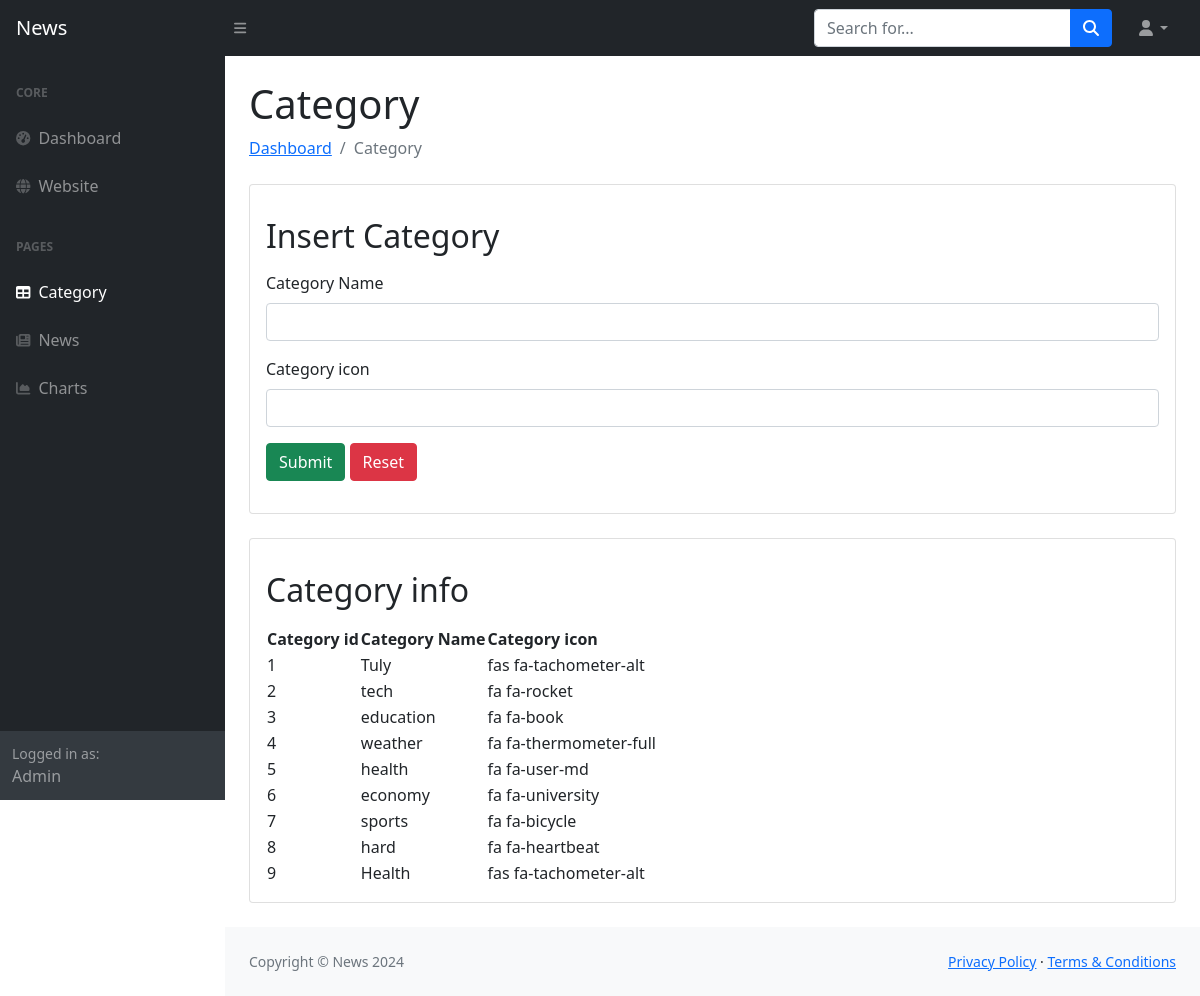
Screenshot of /admin/category.php with the database file from the repository.
### tables this page shows
CREATE TABLE `category` (
  `id` int NOT NULL,
  `name` varchar(255) NOT NULL,
  `icon` varchar(255) NOT NULL
);

### admin/category.php (the view, shortened to what this page needs)
<?php
    include '../lib/connection.php';
    $select_sql = "SELECT * FROM category";
    $s_sql = $conn->query($select_sql);
?>
<!DOCTYPE html>
<html lang="en">
    <head>
        <link href="https://cdn.jsdelivr.net/npm/simple-datatables@latest/dist/style.css" rel="stylesheet" />
        <link href="css/styles.css" rel="stylesheet" />
    </head>
    <body class="sb-nav-fixed">
        <nav class="sb-topnav navbar navbar-expand navbar-dark bg-dark">
            <a class="navbar-brand ps-3" href="admin.php">News</a>
            <button class="btn btn-link btn-sm order-1 order-lg-0 me-4 me-lg-0" id="sidebarToggle" href="#!"><i class="fas fa-bars"></i></button>
            <form class="d-none d-md-inline-block form-inline ms-auto me-0 me-md-3 my-2 my-md-0">
                <div class="input-group">
                    <input class="form-control" type="text" placeholder="Search for..." aria-label="Search for..." aria-describedby="btnNavbarSearch" />
                    <button class="btn btn-primary" id="btnNavbarSearch" type="button"><i class="fas fa-search"></i></button>
                </div>
            </form>
            <ul class="navbar-nav ms-auto ms-md-0 me-3 me-lg-4">
                <li class="nav-item dropdown">
                    <a class="nav-link dropdown-toggle" id="navbarDropdown" href="#" role="button" data-bs-toggle="dropdown" aria-expanded="false"><i class="fas fa-user fa-fw"></i></a>
                </li>
            </ul>
        </nav>
        <div id="layoutSidenav">
            <div id="layoutSidenav_nav">
                <nav class="sb-sidenav accordion sb-sidenav-dark" id="sidenavAccordion">
                    <div class="sb-sidenav-menu">
                        <div class="nav">
                            <div class="sb-sidenav-menu-heading">Core</div>
                            <a class="nav-link" href="admin.php">
                                <div class="sb-nav-link-icon"><i class="fas fa-tachometer-alt"></i></div>
                                Dashboard
                            </a>
                            <a class="nav-link" href="../index.php" target="_blank">
                                <div class="sb-nav-link-icon"><i class="fa-solid fa-globe"></i></div>
                                Website
                            </a>
                            <div class="sb-sidenav-menu-heading">Pages</div>
                            <a class="nav-link active" href="category.php">
                                <div class="sb-nav-link-icon"><i class="fas fa-table"></i></div>
                                Category
                            </a>
                            <a class="nav-link" href="#">
                                <div class="sb-nav-link-icon"><i class="fa-solid fa-newspaper"></i></div>
                                News
                            </a>
                            <a class="nav-link" href="charts.php">
                                <div class="sb-nav-link-icon"><i class="fas fa-chart-area"></i></div>
                                Charts
                            </a>
                        </div>
                    </div>
                    <div class="sb-sidenav-footer">
                        <div class="small">Logged in as:</div>
                        Admin
                    </div>
                </nav>
            </div>
            <div id="layoutSidenav_content">
                <main>
                    <div class="container-fluid px-4">
                        <h1 class="mt-4">Category</h1>
                        <ol class="breadcrumb mb-4">
                            <li class="breadcrumb-item"><a href="admin.php">Dashboard</a></li>
                            <li class="breadcrumb-item active">Category</li>
                        </ol>
                        <div class="card mb-4">
                            <div class="card-body">
                                <h2 class="my-3">Insert Category</h2>
                                <form action="<?php echo $_SERVER['PHP_SELF']?>" method="post" class="needs-validation" novalidate>
                                    <div class="mb-3">
                                        <label for="c_name" class="form-label">Category Name</label>
                                        <input type="text" class="form-control c_name" id="c_name" name="c_name" required>
                                    </div>
                                    <div class="mb-3">
                                        <label for="c_icon" class="form-label">Category icon</label>
                                        <input type="text" class="form-control c_icon" id="c_icon" name="c_icon" required>
                                    </div>
                                    <div class="mb-3">
                                        <button class="btn btn-success" type="submit" name="c_submit">
                                            Submit
                                        </button>
                                        <button class="btn btn-danger" type="reset">
                                            Reset
                                        </button>
                                    </div>
                                </form>
                            </div>
                        </div>
                        <div class="card mb-4">
                            <div class="card-body">
                                <h2 class="my-3">Category info</h2>
                                <table id="datatablesSimple">
                                    <thead>
                                        <tr>
                                            <th>Category id</th>
                                            <th>Category Name</th>
                                            <th>Category icon</th>
                                        </tr>
                                    </thead>
                                    <tbody>
                                    <?php if($s_sql->num_rows > 0){ ?>
                                        <?php while($row = $s_sql->fetch_assoc()) { ?>
                                        <tr>
                                            <td><?php echo $row['id']; ?></td>
                                            <td><?php echo $row['name']; ?></td>
                                            <td><?php echo $row['icon']; ?></td>
                                        </tr>
                                        <?php } ?>
                                    <?php } else { ?>
                                        <tr>
                                            <td colspan="3">No categories found</td>
                                        </tr>
                                    <?php } ?>
                                    </tbody>
                                </table>
                            </div>
                        </div>
                    </div>
                </main>
                <footer class="py-4 bg-light mt-auto">
                    <div class="container-fluid px-4">
                        <div class="d-flex align-items-center justify-content-between small">
                            <div class="text-muted">Copyright &copy; News 2024</div>
                            <div>
                                <a href="#">Privacy Policy</a>
                                &middot;
                                <a href="#">Terms &amp; Conditions</a>
                            </div>
                        </div>
                    </div>
                </footer>
            </div>
        </div>
    </body>
</html>

### rows the page displays
category: id "1", name "Tuly", icon "fas fa-tachometer-alt"
category: id "2", name "tech", icon "fa fa-rocket"
category: id "3", name "education", icon "fa fa-book"
category: id "4", name "weather", icon "fa fa-thermometer-full"
category: id "5", name "health", icon "fa fa-user-md"
category: id "6", name "economy", icon "fa fa-university"
category: id "7", name "sports", icon "fa fa-bicycle"
category: id "8", name "hard", icon "fa fa-heartbeat"
category: id "9", name "Health", icon "fas fa-tachometer-alt"
